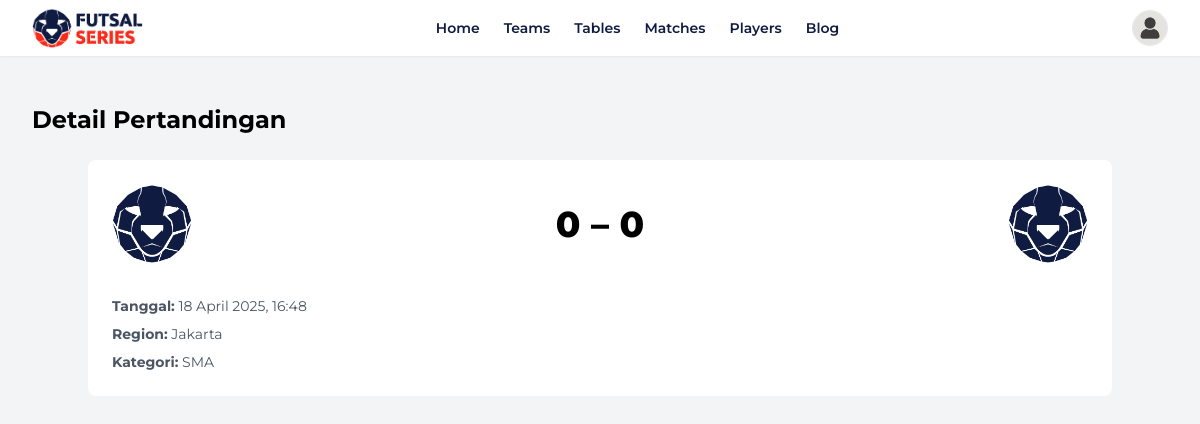
/matches/2/, run on the app's committed database.
### apps/matches/models.py (models this page shows, shortened)
class Match(models.Model):
    team_home = models.ForeignKey('teams.Team', on_delete=models.CASCADE, related_name='home_matches')
    team_away = models.ForeignKey('teams.Team', on_delete=models.CASCADE, related_name='away_matches')
    region = models.ForeignKey('teams.Region', on_delete=models.CASCADE)
    category = models.CharField(max_length=50, choices=[('SMA', 'SMA'), ('KULIAH', 'KULIAH'), ('PROFESIONAL', 'PROFESIONAL')])
    match_date = models.DateTimeField()
    score_home = models.IntegerField(default=0)
    score_away = models.IntegerField(default=0)

### apps/teams/models.py (models this page shows, shortened)
class Region(models.Model):
    name = models.CharField(max_length=100)

### apps/matches/views.py (the view)
# urls.py: path('<int:pk>/', views.match_detail, name='match_detail'),
def match_detail(request, pk):
    match = get_object_or_404(Match, pk=pk)
    return render(request, 'matches/match_detail.html', {
        'match': match,
    })

### apps/teams/models.py (called while the page is built)
    @property
    def logo_url(self):
        return self.logo.url if self.logo else ''

### apps/matches/templates/matches/match_detail.html (shortened to what this page needs)
{% extends 'base.html' %}
{% load static %}
{% block content %}
<h2 class="text-2xl font-bold my-6">Detail Pertandingan</h2>
<div class="container mx-auto p-6 bg-white rounded-lg">
  <div class="flex items-center justify-between mb-8">
    <div class="flex items-center">
      {% if match.team_home.logo_url %}
        <img src="{{ match.team_home.logo_url }}"
             alt="{{ match.team_home.name }}"
             class="w-20 h-20 object-contain mr-4 rounded" />
      {% else %}
        <img src="{% static 'images/teams-default.png' %}"
             alt="Default Logo"
             class="w-20 h-20 object-contain mr-4 rounded" />
      {% endif %}
    </div>
    <div class="text-4xl font-extrabold">
      {{ match.score_home }} – {{ match.score_away }}
    </div>
    <div class="flex items-center">
      {% if match.team_away.logo_url %}
        <img src="{{ match.team_away.logo_url }}"
             alt="{{ match.team_away.name }}"
             class="w-20 h-20 object-contain rounded" />
      {% else %}
        <img src="{% static 'images/teams-default.png' %}"
             alt="Default Logo"
             class="w-20 h-20 object-contain rounded" />
      {% endif %}
    </div>
  </div>
  <div class="space-y-2 text-gray-600 text-sm">
    <p><strong>Tanggal:</strong>
      {{ match.match_date|date:"d F Y, H:i" }}</p>
    <p><strong>Region:</strong> {{ match.region.name }}</p>
    <p><strong>Kategori:</strong> {{ match.get_category_display }}</p>
  </div>
</div>
{% endblock %}

### apps/core/templates/base.html (style rules this page uses)
body { font-family:'Montserrat',sans-serif }

### data on the page
Match: score_home "0", score_away "0", match_date "18 April 2025, 16:48", region.name "Jakarta", category "SMA"
